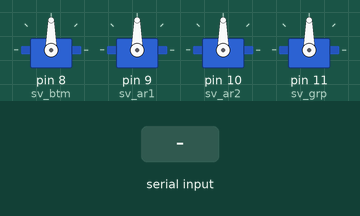
A sketch run on a simulated Arduino Uno, built with avr-gcc and run on an emulated ATmega328P. Parts: 4 × servo. Inputs (shaded band) come from the test bench.

Above: at 1.2 s.
1.3 s: "on\n" received over Serial
At 2.2 s:
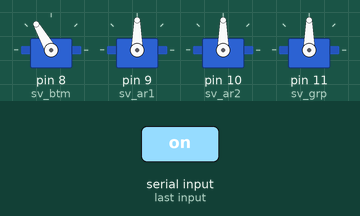
2.8 s: "off\n" received over Serial
At 3.4 s:
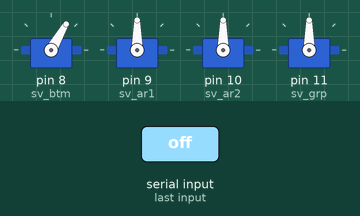
Timing chart, 0 to 5.8 s (numbered marks = the images above; inputs shaded):
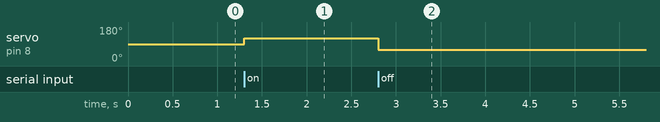

Measured:
- after the input at 1.3 s, servo on pin 8 (sv_btm): 90° → 120° at once
- after the input at 2.8 s, servo on pin 8 (sv_btm): 120° → 60° at once

The sketch:

degree_serial.ino
```cpp
#include <Servo.h>

Servo sv_btm;
Servo sv_ar1;
Servo sv_ar2;
Servo sv_grp;

String s;

int SENSE = 1;

int val_btm = 90;
int val_ar1 = 90;
int val_ar2 = 90;
int val_grp = 90;


void setup() {
	Serial.begin(9600);
	sv_btm.attach(8);
	sv_ar1.attach(9);
	sv_ar2.attach(10);
	sv_grp.attach(11);

	sv_btm.write(val_btm);
	sv_ar1.write(val_ar1);
	sv_ar2.write(val_ar2);
	sv_grp.write(val_grp);


}

void loop(){

  if(Serial.available()>0){
    char c;
    c = Serial.read();
    if(c == '\n'){
      if(s == "on"){
    		sv_btm.write(120);
    		delay(10);
        s="";
      }else if(s == "off"){
    		sv_btm.write(60);
    		delay(10);
        s="";
      }else{
        s="";
      }
    }else{
      s += c;
    }
  }

}
```
